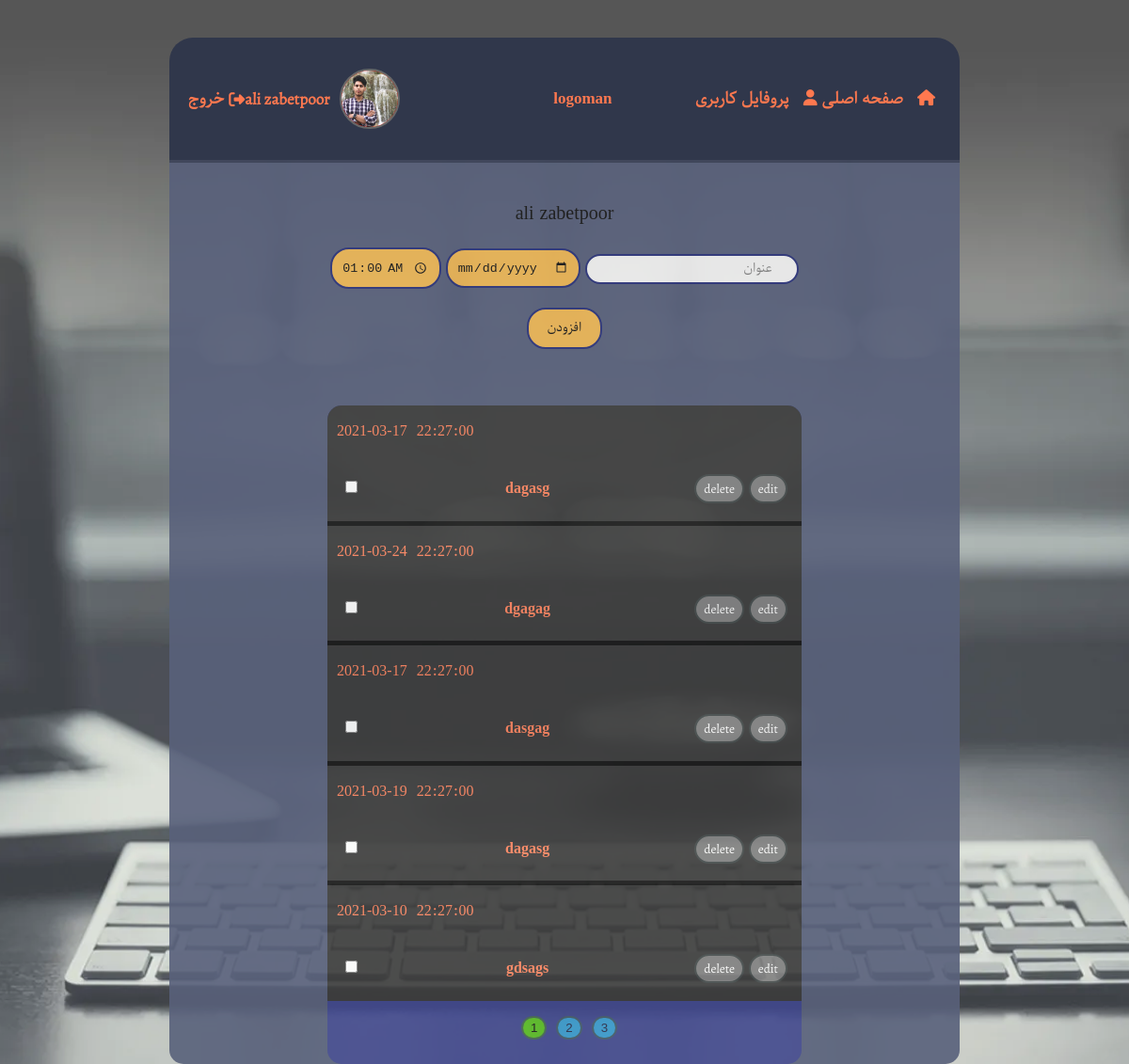
Screenshot of / (signed in) with the database file from the repository.
### main/models.py (models this page shows, shortened)
class User(db.Model,UserMixin):
    id=db.Column(db.Integer,primary_key=True)
    firstname=db.Column(db.String(20),nullable=False)
    lastname=db.Column(db.String(20),nullable=False)
    email=db.Column(db.String(120),unique=True,nullable=False)
    profile_image=db.Column(db.String(20),nullable=False,default="39348396.png")
    password=db.Column(db.String(60),nullable=False)
    verify=db.Column(db.Boolean,nullable=False,default=False)
    isadmin=db.Column(db.Boolean,nullable=False,default=False)
    posts=db.relationship("Post",backref="author",lazy=True)

class Post(db.Model):
    id=db.Column(db.Integer,primary_key=True)
    title=db.Column(db.String(60),nullable=False)
    date=db.Column(db.Date,nullable=False,default=datetime.utcnow)
    time=db.Column(db.Time,nullable=False,default=datetime.now().time())
    user_id=db.Column(db.Integer,db.ForeignKey("user.id"),nullable=False)

### main/routes.py (the view, shortened to what this page needs)
@app.route('/',methods=["POST","GET"])
def index():
    lform=login_form()
    rform=register_form()
    nform=newpost_form()
    if current_user.is_authenticated==True:
        postslen=len(current_user.posts)
        page=request.args.get("page",1,int)
        posts=Post.query.filter_by(author=current_user).order_by(Post.id.desc()).paginate(page=page,per_page=5)
    else:
        postslen=0
        posts=None
    if nform.nsubmit.data and nform.validate_on_submit():
        post=Post(title=nform.title.data,date=nform.date.data,time=nform.time.data,user_id=current_user.id)
        db.session.add(post)
        db.session.commit()
        flash("پست شما افزوده شد",category="success")
        return redirect(url_for("index"))
    return render_template("index.html",lform=lform,rform=rform,nform=nform,title="صفحه اصلی",posts=posts,postslen=postslen)

### main/forms.py (shortened to what this page needs)
class login_form(FlaskForm):
    lemail=StringField("email",validators=[DataRequired("این فیلد باید پرشود"),Email("ایمیل خود را به درستی وارد کنید.")],render_kw={'placeholder':'email'})
    lpassword=PasswordField("password",validators=[DataRequired("این فیلد باید پرشود")],render_kw={"placeholder":"password"})
    lsubmit=SubmitField("login")

class register_form(FlaskForm):
    firstname=StringField("firstname",validators=[DataRequired("این فیلد باید پرشود"),Length(3,10,"نام شما باید بین 3 تا 10 کاراکتر باشد")],render_kw={"placeholder":"firstname"})
    lastname=StringField("lastname",validators=[DataRequired("این فیلد باید پرشود"),Length(3,15,"نام شما باید بین 3 تا 15 کاراکتر باشد")],render_kw={"placeholder":"lastname"})
    remail=StringField("email",validators=[DataRequired("این فیلد باید پرشود"),Length(5,30,"نام شما باید بین 5 تا 30 کاراکتر باشد"),Email("ایمیل خود را به درستی وارد کنید.")],render_kw={"placeholder":"email"})
    rpassword=PasswordField("password",validators=[DataRequired("این فیلد باید پرشود")],render_kw={"placeholder":"password"})
    confrim_password=PasswordField("confrim password",validators=[DataRequired("این فیلد باید پرشود"),EqualTo("rpassword","پسورد های وارد شده مطابقت ندارد")],render_kw={"placeholder":"confrim password"})
    rsubmit=SubmitField("ثبت نام")

### main/models.py (called while the page is built)
@login_manager.user_loader
def load_user(user_id):
    return User.query.get(int(user_id))

### main/templates/index.html (shortened to what this page needs)
{% extends "layout.html" %}
{% block header %}
    {% if current_user.is_authenticated %}
        <div class="listright">
            <i class="fas fa-home"></i><a href="{{ url_for("index") }}">
            <li>صفحه اصلی</li>
        </a>
            <i class="fas fa-user"></i><a href="{{ url_for("editprofile") }}">
            <li>پروفایل کاربری</li>
        </a>
        </div>
        <div class="logo" id="logo-in-active-page">
            logoman
        </div>
        <div class="listleft">
            <img src="{{ url_for('static',filename="images/"+current_user.profile_image) }}" alt="">
            <p class="font-english">{{current_user.firstname+" "+current_user.lastname}}</p>
             <i class="fas fa-sign-out-alt"></i><a href="{{url_for('logout')}}">خروج</a>
        </div>
    {% endif %}
{% endblock %}
{% block content %}
    {% if current_user.is_authenticated %}
        <div class="showingusername">
            <p>{{ current_user.firstname+" "+current_user.lastname }}</p>
        </div>
        <form method="POST" class="form-todo" action="">
            <div class="form-todo-up">
                {{ nform.title(class_="font-parastoo") }}
                {{nform.date}}
                {{nform.time}}
            </div>
            <div class="form-todo-down">
                {{ nform.nsubmit(class_="font-parastoo") }}
            </div>
        </form>
        {% if postslen != 0 %}
            <div class="show-todo-list-active">
                    <ul class="ul-todo-section">
                        {% for post in posts.items %}
                            <li class="todo-section">
                                <div class="todo-section-upside">
                                    <p class="show-todo-date">{{ post.date }}</p>
                                    <p class="show-todo-time">{{ post.time }}</p>
                                </div>
                                <div class="todo-section-downside">
                                    <div class="edit-delete-todo">
                                        <a href="{{url_for("editpost",postid=post.id)}}"><button class="edit-button-todo font-english">edit</button></a>
                                        <a href="{{url_for("deletepost",postid=post.id)}}"><button class="delete-button-todo font-english">delete</button></a>
                                    </div>
                                    <div class="todo-subject">
                                        <h4 class="font-parastoo">{{ post.title }}</h4>
                                    </div>
                                    <div>
                                        <input type="checkbox" class="checkbox-todo">
                                    </div>
                                </div>
                            </li>
                        {% endfor %}
                    </ul>
                    <div class="switch-page">
                        <ul>
                            {% for page_num in posts.iter_pages(left_edge=1,right_edge=1,left_current=2,right_current=2) %}
                                {% if page_num %}
                                    {% if posts.page==page_num %}
                                        <li><a href="{{ url_for("index",page=page_num) }}"><button id="switch-page-active">{{ page_num }}</button></a></li>
                                    {% else %}
                                        <li><a href="{{ url_for("index",page=page_num) }}"><button>{{ page_num }}</button></a></li>
                                    {% endif %}
                                {% endif %}
                            {% endfor %}
                        </ul>
                    </div>
            </div>
        {% endif %}
    {% endif %}
{% endblock %}

### main/static/css/main.css (style rules this page uses)
.font-english { font-family: english; }
.font-parastoo { font-family: parastoo; }
html { height: 100%; }
body { margin: 0px; font-family: parastoo; height: 100%; }
.header li { display: inline; list-style:none; margin-right: 10px; }
.logo { margin-right: 56px; }
#logo-in-active-page { margin-right: -75px; }
.listleft { margin-left: 20px; display: flex; flex-direction: row; justify-content: flex-start; align-items: center; }
.listleft i { margin-left: 5px; }
.listleft img { width: 60px; margin-left: 10px; height: 60px; background-color: red; border: 2px solid #575858; border-radius: 50%; }
.listright { margin-right: -14px; }
.header a { text-decoration: none; color: #ff6a3d; }
.showingusername p { font-size: 20px; }
.form-todo { display: flex; flex-direction: column; align-items: center; }
.form-todo-up input[type="text"] { text-align: right; }
.form-todo input { border:2px solid #161f6d; border-radius: 20px; background-color: #ecaf44; padding: 10px; }
.form-todo input[type="submit"] { margin-top: 20px; padding: 10px 20px; cursor: pointer; transition: 0.2s ease-in-out; }
.show-todo-list-active { width: 60%; border-radius: 15px; padding-bottom: 10px; margin-top: 60px; background-color: #2d3581; transition: 0.3s ease-in-out; display: flex; flex-wrap: wrap; flex-direction: column; align-items: stretch; justify-content: flex-start; }
.register-popup form input[type="email"],input[type="password"],input[type="text"] { text-align: left; background-color: #F1F1F1; padding: 4px 26px; direction: ltr; }
.ul-todo-section { margin: 0px; padding: 0px; }
.ul-todo-section li:nth-child(1) { border-top-left-radius: 15px; border-top-right-radius: 15px; }
.ul-todo-section li:last-child { border-bottom: 0px; }
.todo-section { margin: 0px; list-style: none; display: flex; flex-direction: column; align-items: stretch; justify-content: start; background-color: #282828; border-bottom:5px solid black ; color: #FF784F; }
.todo-section-upside { display: flex; flex-direction: row-reverse; justify-content: flex-start; }
.todo-section-upside p { margin-left: 10px; }
.todo-section-downside { display: flex; flex-direction: row; justify-content: space-between; align-items: baseline; }
.todo-section-downside button { border-radius: 20px; background-color: #747474; border: 2px solid #313838; cursor: pointer; color: white; transition: 0.2s ease-in-out; padding: 4px 8px; }
.todo-section-downside div:nth-child(1) { margin-right: 15px; }
.todo-section-downside div:nth-child(3) { margin-left: 15px; }
.checkbox-todo { opacity: 1; cursor: pointer; }
.switch-page ul { display: flex; flex-direction: row-reverse; justify-content: center; padding: 0px; }
.switch-page li { display: inline; margin-left: 10px; }
.switch-page button { background-color: #1dcbf7; opacity: 0.6; border: 2px solid #30573f; border-radius: 25px; padding: 3px 8px; cursor: pointer; transition: 0.2s ease-in-out; }
#switch-page-active { background-color: #47b40c; opacity: 1; border: 2px solid #30573f; border-radius: 25px; padding: 3px 8px; cursor: pointer; }

### rows the page displays
User: profile_image (picture), firstname+lastname "ali zabetpoor"
Post: date "2021-03-17", time "22:27:00", title "dagasg"
Post: date "2021-03-24", time "22:27:00", title "dgagag"
Post: date "2021-03-17", time "22:27:00", title "dasgag"
Post: date "2021-03-19", time "22:27:00", title "dagasg"
Post: date "2021-03-10", time "22:27:00", title "gdsags"

### other values shown
{{ page_num }} "1"
{{ page_num }} "2" "3"
